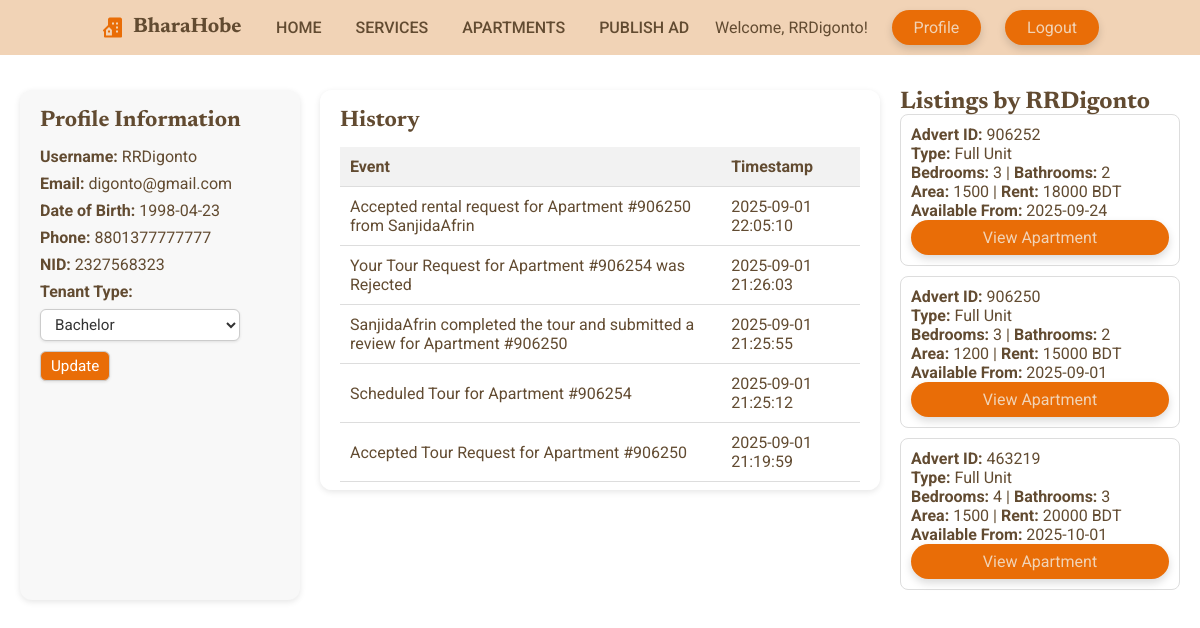
The page /BharaHobeProject/renter_profile.php?username=RRDigonto (signed in) on the database its author committed.
### tables this page shows
CREATE TABLE `users` (
  `username` varchar(50) NOT NULL,
  `email` varchar(50) NOT NULL,
  `date_of_birth` date NOT NULL,
  `nid` int(20) UNSIGNED NOT NULL,
  `Phone_no` bigint(20) NOT NULL,
  `password` varchar(255) NOT NULL,
  `ten_flag` tinyint(1) NOT NULL,
  `ten_type` enum('Bachelor','Family') DEFAULT NULL,
  `ren_flag` tinyint(1) NOT NULL
);

CREATE TABLE `history` (
  `username` varchar(50) NOT NULL,
  `event` text NOT NULL,
  `date_time` datetime NOT NULL DEFAULT current_timestamp()
);

CREATE TABLE `apartment` (
  `advert_id` int(10) UNSIGNED NOT NULL,
  `renter_username` varchar(50) NOT NULL,
  `no_of_bed` int(10) UNSIGNED NOT NULL,
  `no_of_wash` int(10) UNSIGNED NOT NULL,
  `available_from` date NOT NULL,
  `PO_District` varchar(30) NOT NULL,
  `Road` varchar(100) NOT NULL,
  `House_no` varchar(20) NOT NULL,
  `rent` int(10) UNSIGNED NOT NULL,
  `area` int(10) UNSIGNED DEFAULT NULL,
  `apt_type` enum('Sublet','Full Unit') DEFAULT NULL,
  `description` text NOT NULL
);

### BharaHobeProject/renter_profile.php (the view, shortened to what this page needs)
<?php
require_once('dbconnect.php');
$logged_in_username = $_SESSION['username'];
$profile_username = $_GET['username'];
$sql = "SELECT username, email, date_of_birth, Phone_no, nid, ten_type, ren_flag FROM users WHERE username='$profile_username'";
$result = mysqli_query($conn, $sql);
$user = mysqli_fetch_assoc($result);
$history_sql = "SELECT * FROM history WHERE username='$profile_username' ORDER BY date_time DESC";
$history_result = mysqli_query($conn, $history_sql);
$apartments_result = mysqli_query($conn, "
    SELECT advert_id, apt_type, rent, no_of_bed, no_of_wash, area, available_from
    FROM apartment
    WHERE renter_username='$profile_username'
    ORDER BY advert_id DESC
");
?>
<!DOCTYPE html>
<html lang="en">
<head>
<link rel="stylesheet" href="css/style.css">
<link rel="stylesheet" href="https://cdn.jsdelivr.net/npm/boxicons@latest/css/boxicons.min.css">
</head>
<body class="profile-page">
<header>
    <div class="nav container">
        <a href="index.php" class="logo"><i class='bx bxs-building-house'></i>BharaHobe</a>
        <ul class="navbar">
            <li><a href="index.php">Home</a></li>
            <li><a href="#Services">Services</a></li>
            <li><a href="apartments.php">Apartments</a></li>
            <li><a href="publishad.php">Publish Ad</a></li>
        </ul>
        <span class="welcome">Welcome, <?= htmlspecialchars($logged_in_username); ?>!</span>
        <a href="profile.php" class="btn">Profile</a>
        <a href="logout.php" class="btn">Logout</a>
    </div>
</header>
<main class="profile-container">
<div class="profile-info">
    <h2>Profile Information</h2>
    <p><strong>Username:</strong> <?= htmlspecialchars($user['username']); ?></p>
    <p><strong>Email:</strong> <?= htmlspecialchars($user['email']); ?></p>
    <p><strong>Date of Birth:</strong> <?= htmlspecialchars($user['date_of_birth']); ?></p>
    <p><strong>Phone:</strong> <?= htmlspecialchars($user['Phone_no']); ?></p>
    <p><strong>NID:</strong> <?= htmlspecialchars($user['nid']); ?></p>
    <p><strong>Tenant Type:</strong></p>
    <?php if ($logged_in_username === $user['username']): ?>
        <form method="POST" action="" class="tenant-form">
            <select name="ten_type" class="tenant-type">
                <option value="Bachelor" <?php if ($user['ten_type'] == 'Bachelor') echo 'selected'; ?>>Bachelor</option>
            </select>
            <button type="submit" name="update_ten_type" class="tenant-type-button">Update</button>
        </form>
    <?php else: ?>
        <p><?= htmlspecialchars($user['ten_type'] ?? 'Not set'); ?></p>
    <?php endif; ?>
</div>
<div class="profile-history">
    <h2>History</h2>
    <?php if (mysqli_num_rows($history_result) > 0): ?>
        <table>
            <thead>
                <tr>
                    <th>Event</th>
                    <th>Timestamp</th>
                </tr>
            </thead>
            <tbody>
                <?php while ($row = mysqli_fetch_assoc($history_result)): ?>
                    <tr>
                        <td><?= htmlspecialchars($row['event']); ?></td>
                        <td><?= htmlspecialchars($row['date_time']); ?></td>
                    </tr>
                <?php endwhile; ?>
            </tbody>
        </table>
    <?php else: ?>
        <p>No history available.</p>
    <?php endif; ?>
</div>
<div class="profile-empty">
    <h2>Listings by <?= htmlspecialchars($user['username']); ?></h2>
    <?php if (mysqli_num_rows($apartments_result) > 0): ?>
        <?php while ($apt = mysqli_fetch_assoc($apartments_result)): ?>
            <div style="border:1px solid #ddd; padding:10px; margin-bottom:10px; border-radius:8px;">
                <p><strong>Advert ID:</strong> <?= htmlspecialchars($apt['advert_id']); ?></p>
                <p><strong>Type:</strong> <?= htmlspecialchars($apt['apt_type']); ?></p>
                <p><strong>Bedrooms:</strong> <?= htmlspecialchars($apt['no_of_bed']); ?> |
                   <strong>Bathrooms:</strong> <?= htmlspecialchars($apt['no_of_wash']); ?></p>
                <p><strong>Area:</strong> <?= htmlspecialchars($apt['area']); ?> |
                   <strong>Rent:</strong> <?= htmlspecialchars($apt['rent']); ?> BDT</p>
                <p><strong>Available From:</strong> <?= htmlspecialchars($apt['available_from']); ?></p>
                <a href="apartment_details.php?id=<?= $apt['advert_id']; ?>" class="btn" style="width:100%; text-align:center;">View Apartment</a>
            </div>
        <?php endwhile; ?>
    <?php else: ?>
        <p>No listings available.</p>
    <?php endif; ?>
</div>
</main>
</body>
</html>

### BharaHobeProject/css/style.css (style rules this page uses)
* { font-family: "Roboto", sans-serif; margin: 0; padding: 0; box-sizing: border-box; scroll-behavior: smooth; scroll-padding-top: 3rem; list-style: none; text-decoration: none; }
h1, h2, h3, .logo { font-family: "Newsreader", serif; }
:root { --main-color:#e96d07 ; --second-color:#f19122 ; --title-color: #fdfdfd ; --text-color:#624b31 ; --bg-color:#f1d3b6 ; --box-shadow: 2px 2px 18px rgb(14 52 54 / 15%); }
body { color: var(--text-color); background: #fff; }
.container { max-width: 1068px; margin-left: auto; margin-right: auto; }
header { display: block; width: 100%; background: var(--bg-color); position: fixed; top: 0; left: 0; z-index: 100; }
.nav { display: flex; align-items: center; justify-content: space-between; padding: 10px 35px; }
.logo { display: flex; align-items: center; column-gap: 0.5rem; font-size: 1.3rem; font-weight: 700; color: var(--text-color); }
.logo .bx { font-size: 24px; color: var(--main-color); }
.navbar { display: flex; }
.navbar a { padding: 8px 17px; color: var(--text-color); font-size: 1rem; text-transform: uppercase; font-weight: 500; }
.btn { padding: 8px 22px; background: var(--main-color); color: var(--bg-color); border-radius: 5rem; display: flex; align-items: center; justify-content: center; text-align: center; }
.logo, .home-text h1, section h2 { font-family: "Newsreader", serif; }
.navbar a { position: relative; }
.navbar a::after { content: ""; position: absolute; width: 0%; height: 2px; background: var(--main-color); left: 0; bottom: -4px; transition: 0.3s; }
.btn { padding: 8px 22px; background: var(--main-color); color: var(--bg-color); border-radius: 5rem; transition: 0.3s; box-shadow: 0 4px 8px rgba(0,0,0,0.15); }
body.profile-page { padding-top: 70px; }
.profile-container { display: grid; grid-template-columns: 1fr 2fr 1fr; gap: 20px; margin: 20px; }
.profile-info { background: #f8f8f8; padding: 20px; border-radius: 12px; box-shadow: 0 2px 6px rgba(0,0,0,0.1); }
.profile-info h2 { margin-bottom: 15px; font-size: 1.4rem; }
.profile-info p { margin: 0.5rem 0; }
.profile-info form { display: flex; align-items: center; gap: 10px; flex-wrap: wrap; max-width: 200px; }
.tenant-form { display: flex; align-items: center; gap: 10px; max-width: 250px; }
.tenant-type { flex: 1; padding: 5px 10px; border-radius: 6px; border: 1px solid #ccc; font-size: 0.95rem; background-color: #fff; color: #333; outline: none; box-shadow: 0 1px 3px rgba(0,0,0,0.1); box-sizing: border-box; }
.tenant-type-button { padding: 5px 10px; border-radius: 6px; border: 1px solid #ccc; background-color: #e96d07; color: #fff; font-size: 0.95rem; cursor: pointer; outline: none; box-shadow: 0 1px 3px rgba(0,0,0,0.1); -webkit-appearance: none; -moz-appearance: none; appearance: none; }
.profile-history { background: #fff; padding: 20px; border-radius: 12px; box-shadow: 0 2px 6px rgba(0,0,0,0.1); max-height: 400px; overflow-y: auto; }
.profile-history h2 { margin-bottom: 15px; font-size: 1.4rem; }
.profile-history table { width: 100%; border-collapse: collapse; }
.profile-history th, .profile-history td { padding: 10px; border-bottom: 1px solid #ddd; text-align: left; }
.profile-history th { background: #f2f2f2; position: sticky; top: 0; z-index: 1; }
.nav.container .btn { margin-left: 15px; }

### rows shown on the page
users: username "RRDigonto", email "digonto@gmail.com", date_of_birth "1998-04-23", Phone_no "8801377777777", nid "2327568323", ten_type "Bachelor"
history: event "Accepted rental request for Apartment #906250 from SanjidaAfrin", date_time "2025-09-01 22:05:10"
history: event "Your Tour Request for Apartment #906254 was Rejected", date_time "2025-09-01 21:26:03"
history: event "SanjidaAfrin completed the tour and submitted a review for Apartment #906250", date_time "2025-09-01 21:25:55"
history: event "Scheduled Tour for Apartment #906254", date_time "2025-09-01 21:25:12"
history: event "Accepted Tour Request for Apartment #906250", date_time "2025-09-01 21:19:59"
apartment: advert_id "906252", apt_type "Full Unit", no_of_bed "3", no_of_wash "2", area "1500", rent "18000", available_from "2025-09-24"
apartment: advert_id "906250", apt_type "Full Unit", no_of_bed "3", no_of_wash "2", area "1200", rent "15000", available_from "2025-09-01"
apartment: advert_id "463219", apt_type "Full Unit", no_of_bed "4", no_of_wash "3", area "1500", rent "20000", available_from "2025-10-01"

### other values the page prints
$logged_in_username "RRDigonto"
